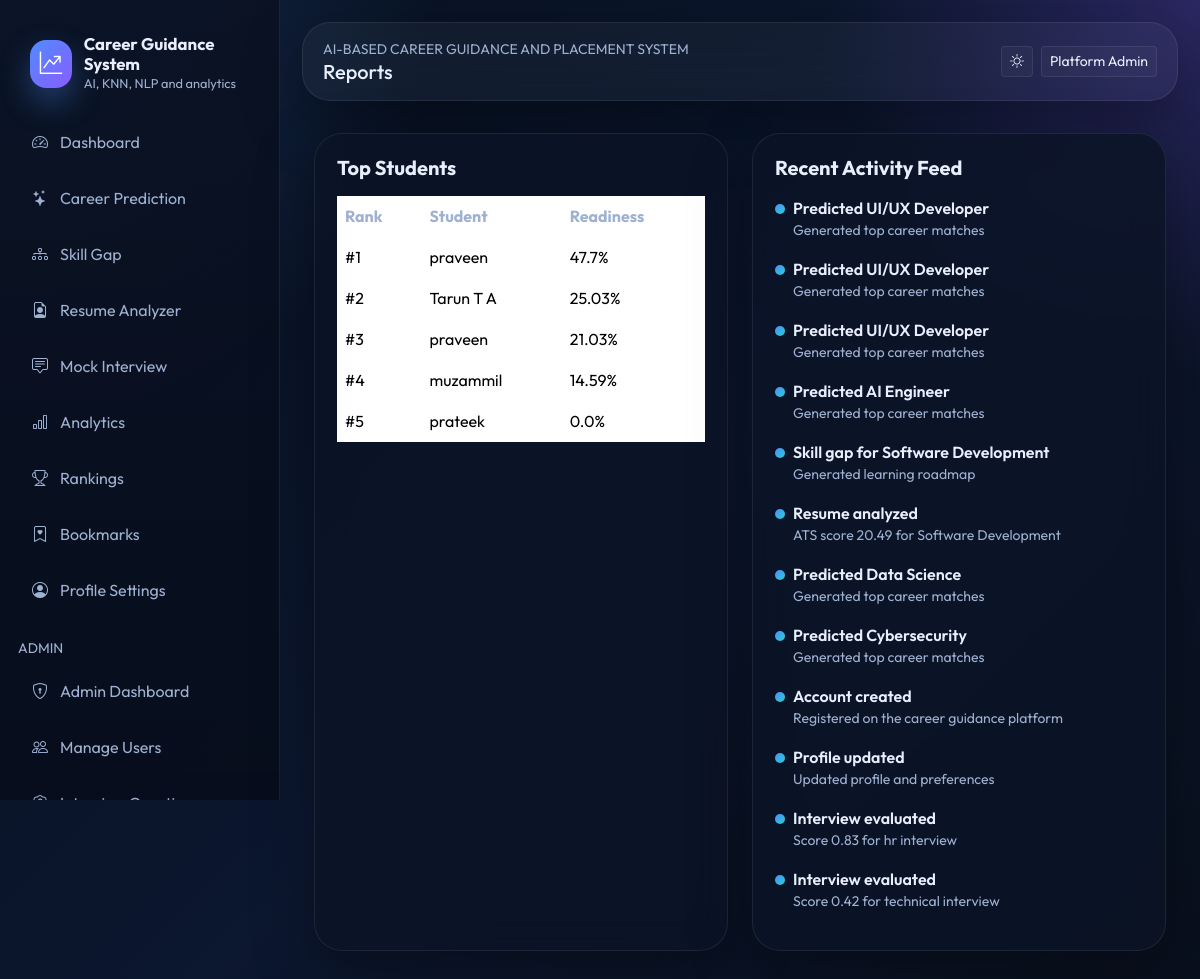
Before: /admin/reports (signed in) with the older database file.
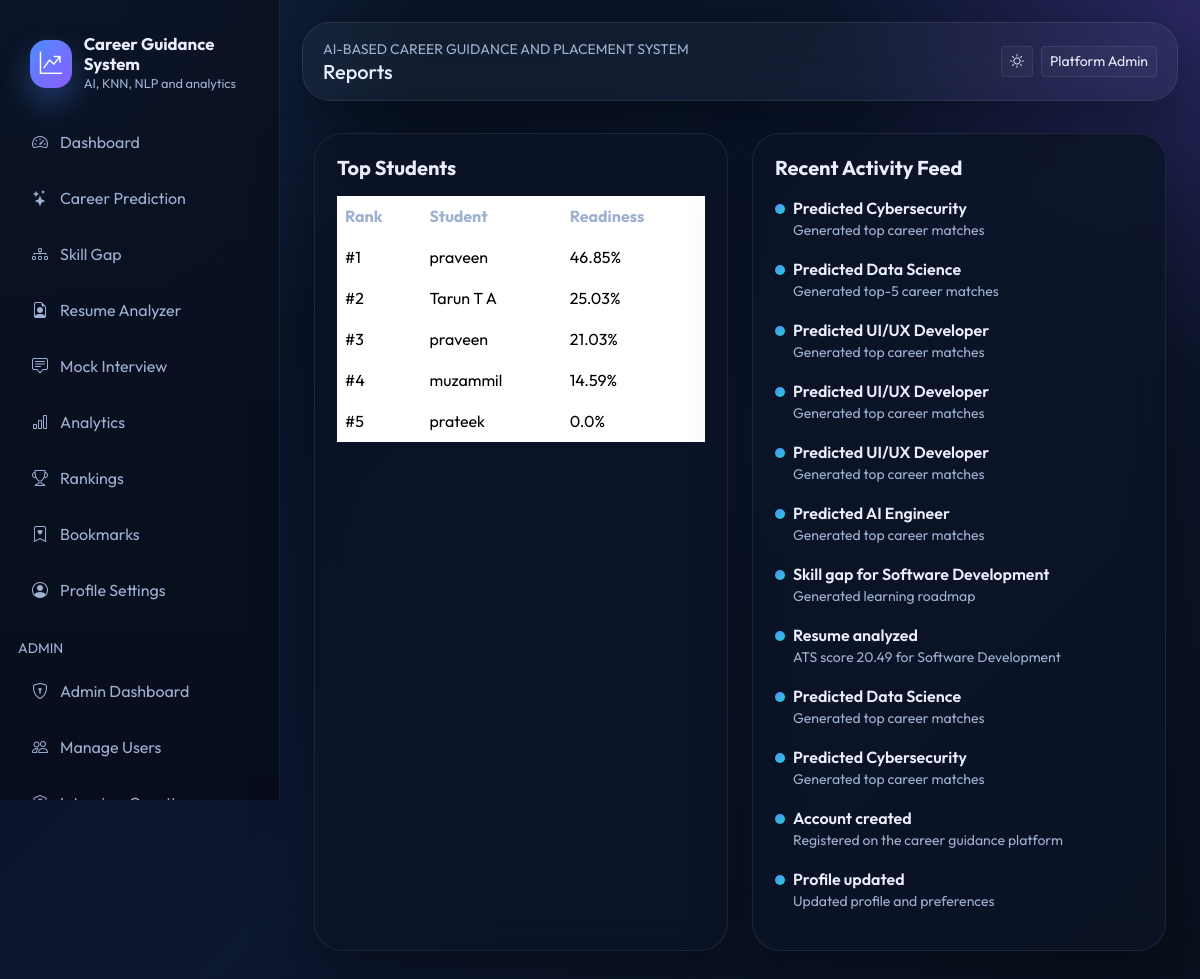
After: the same page with the newer database file.
### models/db_models.py (models this page shows, shortened)
class TimestampMixin:
    created_at = db.Column(db.DateTime, default=datetime.utcnow, nullable=False)
    updated_at = db.Column(db.DateTime, default=datetime.utcnow, onupdate=datetime.utcnow, nullable=False)

class User(UserMixin, TimestampMixin, db.Model):
    __tablename__ = "users"
    id = db.Column(db.Integer, primary_key=True)
    full_name = db.Column(db.String(120), nullable=False)
    email = db.Column(db.String(150), unique=True, nullable=False, index=True)
    password_hash = db.Column(db.String(255), nullable=False)
    role = db.Column(db.String(20), default="student", nullable=False)
    college = db.Column(db.String(150))
    course = db.Column(db.String(120))
    year = db.Column(db.String(20))
    bio = db.Column(db.Text)
    photo = db.Column(db.String(255), default="default-avatar.svg")
    skills_json = db.Column(db.Text)
    is_active = db.Column(db.Boolean, default=True, nullable=False)
    last_login = db.Column(db.DateTime)
    career_predictions = db.relationship("CareerPrediction", backref="user", lazy=True, cascade="all, delete-orphan")
    resumes = db.relationship("Resume", backref="user", lazy=True, cascade="all, delete-orphan")
    interviews = db.relationship("InterviewResult", backref="user", lazy=True, cascade="all, delete-orphan")
    gaps = db.relationship("SkillGapAnalysis", backref="user", lazy=True, cascade="all, delete-orphan")
    bookmarks = db.relationship("CareerBookmark", backref="user", lazy=True, cascade="all, delete-orphan")

class UserActivity(TimestampMixin, db.Model):
    __tablename__ = "user_activities"
    id = db.Column(db.Integer, primary_key=True)
    user_id = db.Column(db.Integer, db.ForeignKey("users.id"), nullable=False)
    activity_type = db.Column(db.String(50), nullable=False)
    title = db.Column(db.String(120), nullable=False)
    detail = db.Column(db.Text)
    score = db.Column(db.Float, default=0)

### routes/admin.py (the view)
@admin_bp.route("/reports")
@admin_required
def reports():
    rankings = build_user_rankings()[:10]
    recent_activities = UserActivity.query.order_by(UserActivity.created_at.desc()).limit(12).all()
    return render_template("admin/reports.html", rankings=rankings, recent_activities=recent_activities)

### app.py (called while the page is built)
@login_manager.user_loader
def load_user(user_id):
    return User.query.get(int(user_id))

### routes/admin.py (called while the page is built)
def admin_required(view_function):
    @wraps(view_function)
    @login_required
    def wrapper(*args, **kwargs):
        if current_user.role != "admin":
            flash("Administrator access required.", "danger")
            return redirect(url_for("student.dashboard"))
        return view_function(*args, **kwargs)
    return wrapper

### utils/ml_utils.py (called while the page is built)
def placement_readiness_score(prediction_score: float, skill_score: float, resume_score: float, interview_score: float) -> float:
    return round((prediction_score * 0.25) + (skill_score * 0.3) + (resume_score * 0.25) + (interview_score * 0.2), 2)

### templates/admin/reports.html (shortened to what this page needs)
{% extends "base.html" %}
{% block page_title %}Reports{% endblock %}
{% block content %}
<div class="container py-4">
  <div class="row g-4">
    <div class="col-lg-6">
      <div class="glass-card h-100">
        <h5 class="fw-bold mb-3">Top Students</h5>
        <div class="table-responsive">
          <table class="table align-middle">
            <thead><tr><th>Rank</th><th>Student</th><th>Readiness</th></tr></thead>
            <tbody>
              {% for item in rankings %}
              <tr><td>#{{ item.rank }}</td><td>{{ item.user.full_name }}</td><td>{{ item.readiness }}%</td></tr>
              {% else %}
              <tr><td colspan="3" class="text-muted">No ranking data yet.</td></tr>
              {% endfor %}
            </tbody>
          </table>
        </div>
      </div>
    </div>
    <div class="col-lg-6">
      <div class="glass-card h-100">
        <h5 class="fw-bold mb-3">Recent Activity Feed</h5>
        {% for activity in recent_activities %}
        <div class="timeline-item">
          <div class="fw-semibold">{{ activity.title }}</div>
          <div class="text-muted small">{{ activity.detail }}</div>
        </div>
        {% else %}
        <p class="text-muted">No activity has been recorded yet.</p>
        {% endfor %}
      </div>
    </div>
  </div>
</div>
{% endblock %}

Changed rows visible on the page:
no longer on this page (row unchanged): UserActivity: title "Interview evaluated", detail "Score 0.83 for hr interview"
no longer on this page (row unchanged): UserActivity: title "Interview evaluated", detail "Score 0.42 for technical interview"
added UserActivity: title "Predicted Cybersecurity", detail "Generated top career matches"
added UserActivity: title "Predicted Data Science", detail "Generated top-5 career matches"
Other visible differences:
new list line: "# 1 46.85 %"
new list line: "praveen"
list line gone: "# 1 47.7 %"
list line gone: "praveen"
